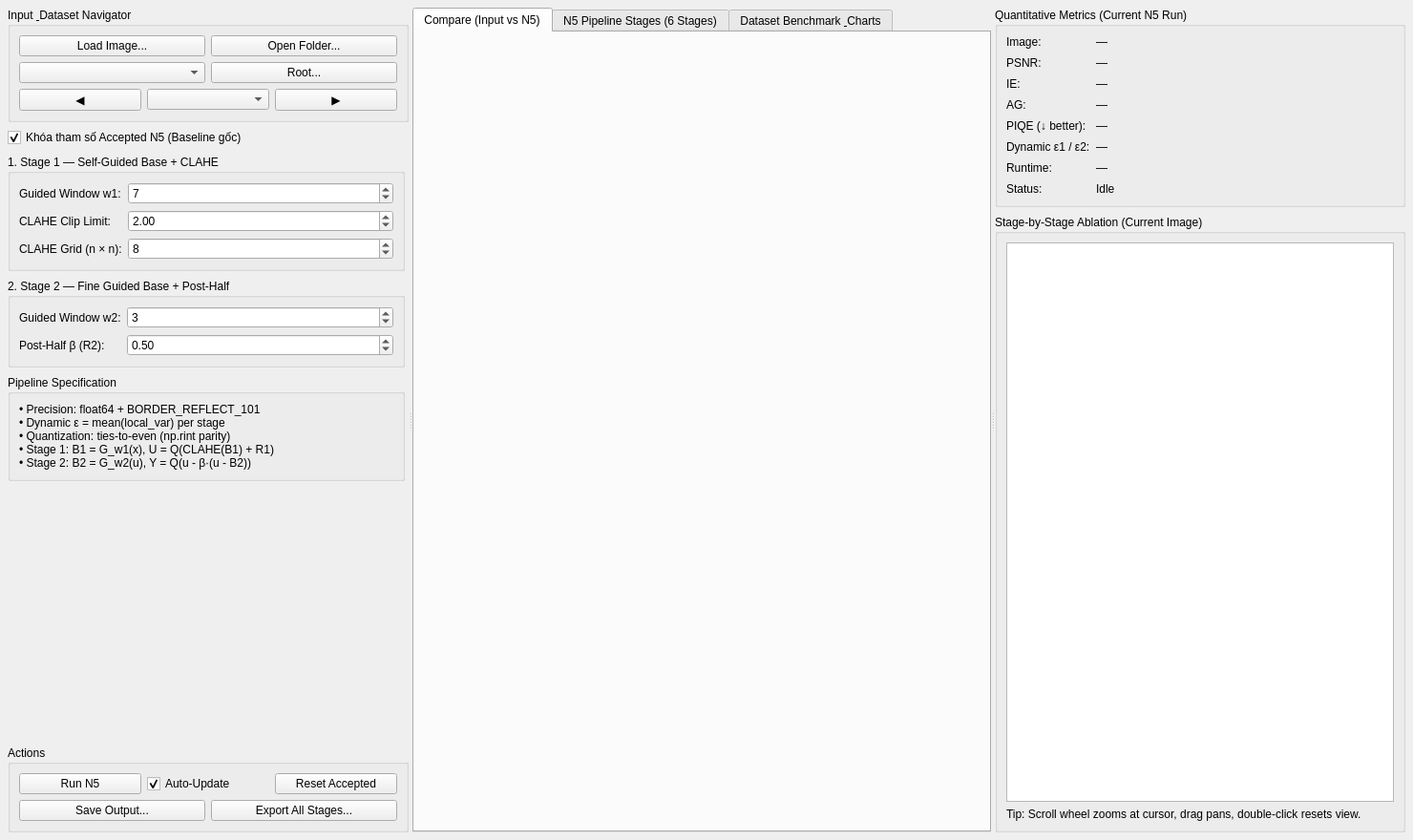
<?xml version="1.0" encoding="UTF-8"?>
<ui version="4.0">
 <class>N5Form</class>
 <widget class="QWidget" name="N5Form">
  <property name="geometry">
   <rect>
    <x>0</x>
    <y>0</y>
    <width>1480</width>
    <height>880</height>
   </rect>
  </property>
  <property name="minimumSize">
   <size>
    <width>1024</width>
    <height>660</height>
   </size>
  </property>
  <property name="windowTitle">
   <string>N5: Self-Guided CLAHE + Post-Half Thermal Enhancement</string>
  </property>
  <layout class="QVBoxLayout" name="rootLayout">
   <property name="spacing">
    <number>8</number>
   </property>
   <property name="leftMargin">
    <number>8</number>
   </property>
   <property name="topMargin">
    <number>8</number>
   </property>
   <property name="rightMargin">
    <number>8</number>
   </property>
   <property name="bottomMargin">
    <number>8</number>
   </property>
   <item>
    <widget class="QSplitter" name="mainSplitter">
     <property name="orientation">
      <enum>Qt::Orientation::Horizontal</enum>
     </property>
     <property name="childrenCollapsible">
      <bool>false</bool>
     </property>
     <widget class="QWidget" name="leftPanel" native="true">
      <property name="minimumSize">
       <size>
        <width>310</width>
        <height>0</height>
       </size>
      </property>
      <property name="maximumSize">
       <size>
        <width>420</width>
        <height>16777215</height>
       </size>
      </property>
      <layout class="QVBoxLayout" name="leftLayout">
       <property name="spacing">
        <number>6</number>
       </property>
       <property name="leftMargin">
        <number>0</number>
       </property>
       <property name="topMargin">
        <number>0</number>
       </property>
       <property name="rightMargin">
        <number>0</number>
       </property>
       <property name="bottomMargin">
        <number>0</number>
       </property>
       <item>
        <widget class="QGroupBox" name="grpInput">
         <property name="title">
          <string>Input &amp; Dataset Navigator</string>
         </property>
         <layout class="QVBoxLayout" name="inputLayout">
          <property name="spacing">
           <number>6</number>
          </property>
          <item>
           <layout class="QHBoxLayout" name="fileButtonsLayout">
            <item>
             <widget class="QPushButton" name="btnLoadImage">
              <property name="minimumHeight">
               <number>28</number>
              </property>
              <property name="text">
               <string>Load Image...</string>
              </property>
             </widget>
            </item>
            <item>
             <widget class="QPushButton" name="btnOpenFolder">
              <property name="minimumHeight">
               <number>28</number>
              </property>
              <property name="text">
               <string>Open Folder...</string>
              </property>
             </widget>
            </item>
           </layout>
          </item>
          <item>
           <layout class="QHBoxLayout" name="datasetRootLayout">
            <item>
             <widget class="QComboBox" name="comboDataset">
              <property name="minimumHeight">
               <number>26</number>
              </property>
              <property name="toolTip">
               <string>Select discovered dataset (Paper Samples, FLIR, LLVIP, MSRS, RoadScene)</string>
              </property>
             </widget>
            </item>
            <item>
             <widget class="QPushButton" name="btnSetRoot">
              <property name="maximumWidth">
               <number>72</number>
              </property>
              <property name="minimumHeight">
               <number>26</number>
              </property>
              <property name="toolTip">
               <string>Set dataset root folder (e.g. ~/QART_Datasets)</string>
              </property>
              <property name="text">
               <string>Root...</string>
              </property>
             </widget>
            </item>
           </layout>
          </item>
          <item>
           <layout class="QHBoxLayout" name="navLayout">
            <item>
             <widget class="QPushButton" name="btnPrev">
              <property name="maximumWidth">
               <number>34</number>
              </property>
              <property name="minimumHeight">
               <number>26</number>
              </property>
              <property name="toolTip">
               <string>Previous image (Left Arrow)</string>
              </property>
              <property name="text">
               <string>◀</string>
              </property>
             </widget>
            </item>
            <item>
             <widget class="QComboBox" name="comboScene">
              <property name="minimumHeight">
               <number>26</number>
              </property>
             </widget>
            </item>
            <item>
             <widget class="QPushButton" name="btnNext">
              <property name="maximumWidth">
               <number>34</number>
              </property>
              <property name="minimumHeight">
               <number>26</number>
              </property>
              <property name="toolTip">
               <string>Next image (Right Arrow)</string>
              </property>
              <property name="text">
               <string>▶</string>
              </property>
             </widget>
            </item>
           </layout>
          </item>
         </layout>
        </widget>
       </item>
       <item>
        <widget class="QScrollArea" name="paramScroll">
         <property name="frameShape">
          <enum>QFrame::Shape::NoFrame</enum>
         </property>
         <property name="verticalScrollBarPolicy">
          <enum>Qt::ScrollBarPolicy::ScrollBarAsNeeded</enum>
         </property>
         <property name="horizontalScrollBarPolicy">
          <enum>Qt::ScrollBarPolicy::ScrollBarAlwaysOff</enum>
         </property>
         <property name="widgetResizable">
          <bool>true</bool>
         </property>
         <widget class="QWidget" name="paramScrollContents">
          <property name="geometry">
           <rect>
            <x>0</x>
            <y>0</y>
            <width>330</width>
            <height>480</height>
           </rect>
          </property>
          <layout class="QVBoxLayout" name="paramLayout">
           <property name="spacing">
            <number>8</number>
           </property>
           <property name="leftMargin">
            <number>0</number>
           </property>
           <property name="topMargin">
            <number>0</number>
           </property>
           <property name="rightMargin">
            <number>4</number>
           </property>
           <property name="bottomMargin">
            <number>0</number>
           </property>
           <item>
            <widget class="QCheckBox" name="chkFreezeAccepted">
             <property name="toolTip">
              <string>Lock accepted N5 baseline parameters (w1=7, clip=2.0, grid=8, w2=3, postHalf=0.5)</string>
             </property>
             <property name="text">
              <string>Khóa tham số Accepted N5 (Baseline gốc)</string>
             </property>
             <property name="checked">
              <bool>true</bool>
             </property>
            </widget>
           </item>
           <item>
            <widget class="QGroupBox" name="grpStage1">
             <property name="title">
              <string>1. Stage 1 — Self-Guided Base + CLAHE</string>
             </property>
             <layout class="QFormLayout" name="stage1FormLayout">
              <item row="0" column="0">
               <widget class="QLabel" name="lblW1">
                <property name="text">
                 <string>Guided Window w1:</string>
                </property>
               </widget>
              </item>
              <item row="0" column="1">
               <widget class="QSpinBox" name="spinW1">
                <property name="minimumHeight">
                 <number>26</number>
                </property>
                <property name="minimum">
                 <number>1</number>
                </property>
                <property name="maximum">
                 <number>31</number>
                </property>
                <property name="singleStep">
                 <number>2</number>
                </property>
                <property name="value">
                 <number>7</number>
                </property>
               </widget>
              </item>
              <item row="1" column="0">
               <widget class="QLabel" name="lblClipLimit">
                <property name="text">
                 <string>CLAHE Clip Limit:</string>
                </property>
               </widget>
              </item>
              <item row="1" column="1">
               <widget class="QDoubleSpinBox" name="spinClipLimit">
                <property name="minimumHeight">
                 <number>26</number>
                </property>
                <property name="decimals">
                 <number>2</number>
                </property>
                <property name="minimum">
                 <double>0.100000000000000</double>
                </property>
                <property name="maximum">
                 <double>40.000000000000000</double>
                </property>
                <property name="singleStep">
                 <double>0.200000000000000</double>
                </property>
                <property name="value">
                 <double>2.000000000000000</double>
                </property>
               </widget>
              </item>
              <item row="2" column="0">
               <widget class="QLabel" name="lblTileGrid">
                <property name="text">
                 <string>CLAHE Grid (n × n):</string>
                </property>
               </widget>
              </item>
              <item row="2" column="1">
               <widget class="QSpinBox" name="spinTileGrid">
                <property name="minimumHeight">
                 <number>26</number>
                </property>
                <property name="minimum">
                 <number>1</number>
                </property>
                <property name="maximum">
                 <number>64</number>
                </property>
                <property name="value">
                 <number>8</number>
                </property>
               </widget>
              </item>
             </layout>
            </widget>
           </item>
           <item>
            <widget class="QGroupBox" name="grpStage2">
             <property name="title">
              <string>2. Stage 2 — Fine Guided Base + Post-Half</string>
             </property>
             <layout class="QFormLayout" name="stage2FormLayout">
              <item row="0" column="0">
               <widget class="QLabel" name="lblW2">
                <property name="text">
                 <string>Guided Window w2:</string>
                </property>
               </widget>
              </item>
              <item row="0" column="1">
               <widget class="QSpinBox" name="spinW2">
                <property name="minimumHeight">
                 <number>26</number>
                </property>
                <property name="minimum">
                 <number>1</number>
                </property>
                <property name="maximum">
                 <number>31</number>
                </property>
                <property name="singleStep">
                 <number>2</number>
                </property>
                <property name="value">
                 <number>3</number>
                </property>
               </widget>
              </item>
              <item row="1" column="0">
               <widget class="QLabel" name="lblPostHalf">
                <property name="text">
                 <string>Post-Half β (R2):</string>
                </property>
               </widget>
              </item>
              <item row="1" column="1">
               <widget class="QDoubleSpinBox" name="spinPostHalf">
                <property name="minimumHeight">
                 <number>26</number>
                </property>
                <property name="decimals">
                 <number>2</number>
                </property>
                <property name="minimum">
                 <double>0.000000000000000</double>
                </property>
                <property name="maximum">
                 <double>1.000000000000000</double>
                </property>
                <property name="singleStep">
                 <double>0.050000000000000</double>
                </property>
                <property name="value">
                 <double>0.500000000000000</double>
                </property>
               </widget>
              </item>
             </layout>
            </widget>
           </item>
           <item>
            <widget class="QGroupBox" name="grpN5Spec">
             <property name="title">
              <string>Pipeline Specification</string>
             </property>
             <layout class="QVBoxLayout" name="specLayout">
              <item>
               <widget class="QLabel" name="lblN5Note">
                <property name="text">
                 <string>• Precision: float64 + BORDER_REFLECT_101
• Dynamic ε = mean(local_var) per stage
• Quantization: ties-to-even (np.rint parity)
• Stage 1: B1 = G_w1(x), U = Q(CLAHE(B1) + R1)
• Stage 2: B2 = G_w2(u), Y = Q(u - β·(u - B2))</string>
                </property>
                <property name="wordWrap">
                 <bool>true</bool>
                </property>
               </widget>
              </item>
             </layout>
            </widget>
           </item>
           <item>
            <spacer name="paramSpacer">
             <property name="orientation">
              <enum>Qt::Orientation::Vertical</enum>
             </property>
             <property name="sizeHint" stdset="0">
              <size>
               <width>20</width>
               <height>10</height>
              </size>
             </property>
            </spacer>
           </item>
          </layout>
         </widget>
        </widget>
       </item>
       <item>
        <widget class="QGroupBox" name="grpActions">
         <property name="title">
          <string>Actions</string>
         </property>
         <layout class="QVBoxLayout" name="actionsLayout">
          <property name="spacing">
           <number>6</number>
          </property>
          <item>
           <layout class="QHBoxLayout" name="runAutoLayout">
            <item>
             <widget class="QPushButton" name="btnRun">
              <property name="minimumHeight">
               <number>30</number>
              </property>
              <property name="text">
               <string>Run N5</string>
              </property>
             </widget>
            </item>
            <item>
             <widget class="QCheckBox" name="chkAutoUpdate">
              <property name="text">
               <string>Auto-Update</string>
              </property>
              <property name="checked">
               <bool>true</bool>
              </property>
             </widget>
            </item>
            <item>
             <widget class="QPushButton" name="btnReset">
              <property name="minimumHeight">
               <number>30</number>
              </property>
              <property name="text">
               <string>Reset Accepted</string>
              </property>
             </widget>
            </item>
           </layout>
          </item>
          <item>
           <layout class="QHBoxLayout" name="exportLayout">
            <item>
             <widget class="QPushButton" name="btnSaveOutput">
              <property name="minimumHeight">
               <number>28</number>
              </property>
              <property name="text">
               <string>Save Output...</string>
              </property>
             </widget>
            </item>
            <item>
             <widget class="QPushButton" name="btnExportStages">
              <property name="minimumHeight">
               <number>28</number>
              </property>
              <property name="text">
               <string>Export All Stages...</string>
              </property>
             </widget>
            </item>
           </layout>
          </item>
         </layout>
        </widget>
       </item>
      </layout>
     </widget>
     <widget class="QTabWidget" name="viewerTabs">
      <property name="currentIndex">
       <number>0</number>
      </property>
      <widget class="QWidget" name="tabCompare">
       <attribute name="title">
        <string>Compare (Input vs N5)</string>
       </attribute>
       <layout class="QHBoxLayout" name="compareLayout">
        <property name="spacing">
         <number>6</number>
        </property>
        <item>
         <widget class="ImageCanvas" name="canvasInput" native="true"/>
        </item>
        <item>
         <widget class="ImageCanvas" name="canvasOutput" native="true"/>
        </item>
       </layout>
      </widget>
      <widget class="QWidget" name="tabStages">
       <attribute name="title">
        <string>N5 Pipeline Stages (6 Stages)</string>
       </attribute>
       <layout class="QGridLayout" name="stagesGridLayout">
        <property name="spacing">
         <number>6</number>
        </property>
        <item row="0" column="0">
         <widget class="ImageCanvas" name="canvasB1" native="true"/>
        </item>
        <item row="0" column="1">
         <widget class="ImageCanvas" name="canvasR1" native="true"/>
        </item>
        <item row="0" column="2">
         <widget class="ImageCanvas" name="canvasC" native="true"/>
        </item>
        <item row="1" column="0">
         <widget class="ImageCanvas" name="canvasU" native="true"/>
        </item>
        <item row="1" column="1">
         <widget class="ImageCanvas" name="canvasB2" native="true"/>
        </item>
        <item row="1" column="2">
         <widget class="ImageCanvas" name="canvasR2" native="true"/>
        </item>
       </layout>
      </widget>
      <widget class="QWidget" name="tabBenchmark">
       <attribute name="title">
        <string>Dataset Benchmark &amp; Charts</string>
       </attribute>
       <layout class="QVBoxLayout" name="benchmarkTabLayout">
        <property name="spacing">
         <number>0</number>
        </property>
        <property name="leftMargin">
         <number>0</number>
        </property>
        <property name="topMargin">
         <number>0</number>
        </property>
        <property name="rightMargin">
         <number>0</number>
        </property>
        <property name="bottomMargin">
         <number>0</number>
        </property>
        <item>
         <widget class="DatasetBenchmarkWidget" name="benchmarkWidget" native="true"/>
        </item>
       </layout>
      </widget>
     </widget>
     <widget class="QWidget" name="rightPanel" native="true">
      <property name="minimumSize">
       <size>
        <width>290</width>
        <height>0</height>
       </size>
      </property>
      <property name="maximumSize">
       <size>
        <width>430</width>
        <height>16777215</height>
       </size>
      </property>
      <layout class="QVBoxLayout" name="rightLayout">
       <property name="spacing">
        <number>8</number>
       </property>
       <property name="leftMargin">
        <number>0</number>
       </property>
       <property name="topMargin">
        <number>0</number>
       </property>
       <property name="rightMargin">
        <number>0</number>
       </property>
       <property name="bottomMargin">
        <number>0</number>
       </property>
       <item>
        <widget class="QGroupBox" name="grpMetrics">
         <property name="title">
          <string>Quantitative Metrics (Current N5 Run)</string>
         </property>
         <layout class="QFormLayout" name="metricsFormLayout">
          <property name="verticalSpacing">
           <number>8</number>
          </property>
          <item row="0" column="0">
           <widget class="QLabel" name="lblInfoKey">
            <property name="text">
             <string>Image:</string>
            </property>
           </widget>
          </item>
          <item row="0" column="1">
           <widget class="QLabel" name="lblImageInfo">
            <property name="text">
             <string>—</string>
            </property>
            <property name="wordWrap">
             <bool>true</bool>
            </property>
           </widget>
          </item>
          <item row="1" column="0">
           <widget class="QLabel" name="lblPsnrKey">
            <property name="text">
             <string>PSNR:</string>
            </property>
           </widget>
          </item>
          <item row="1" column="1">
           <widget class="QLabel" name="lblPsnrVal">
            <property name="text">
             <string>—</string>
            </property>
           </widget>
          </item>
          <item row="2" column="0">
           <widget class="QLabel" name="lblIeKey">
            <property name="text">
             <string>IE:</string>
            </property>
           </widget>
          </item>
          <item row="2" column="1">
           <widget class="QLabel" name="lblIeVal">
            <property name="text">
             <string>—</string>
            </property>
           </widget>
          </item>
          <item row="3" column="0">
           <widget class="QLabel" name="lblAgKey">
            <property name="text">
             <string>AG:</string>
            </property>
           </widget>
          </item>
          <item row="3" column="1">
           <widget class="QLabel" name="lblAgVal">
            <property name="text">
             <string>—</string>
            </property>
           </widget>
          </item>
          <item row="4" column="0">
           <widget class="QLabel" name="lblPiqeKey">
            <property name="text">
             <string>PIQE (↓ better):</string>
            </property>
           </widget>
          </item>
          <item row="4" column="1">
           <widget class="QLabel" name="lblPiqeVal">
            <property name="text">
             <string>—</string>
            </property>
           </widget>
          </item>
          <item row="5" column="0">
           <widget class="QLabel" name="lblRegKey">
            <property name="text">
             <string>Dynamic ε1 / ε2:</string>
            </property>
           </widget>
          </item>
          <item row="5" column="1">
           <widget class="QLabel" name="lblRegVal">
            <property name="text">
             <string>—</string>
            </property>
           </widget>
          </item>
          <item row="6" column="0">
           <widget class="QLabel" name="lblRuntimeKey">
            <property name="text">
             <string>Runtime:</string>
            </property>
           </widget>
          </item>
          <item row="6" column="1">
           <widget class="QLabel" name="lblRuntimeVal">
            <property name="text">
             <string>—</string>
            </property>
           </widget>
          </item>
          <item row="7" column="0">
           <widget class="QLabel" name="lblStatusKey">
            <property name="text">
             <string>Status:</string>
            </property>
           </widget>
          </item>
          <item row="7" column="1">
           <widget class="QLabel" name="lblStatusVal">
            <property name="text">
             <string>Idle</string>
            </property>
           </widget>
          </item>
         </layout>
        </widget>
       </item>
       <item>
        <widget class="QGroupBox" name="grpAblation">
         <property name="title">
          <string>Stage-by-Stage Ablation (Current Image)</string>
         </property>
         <layout class="QVBoxLayout" name="ablationLayout">
          <property name="spacing">
           <number>6</number>
          </property>
          <item>
           <widget class="QTableWidget" name="tblAblation">
            <property name="editTriggers">
             <set>QAbstractItemView::EditTrigger::NoEditTriggers</set>
            </property>
            <property name="selectionBehavior">
             <enum>QAbstractItemView::SelectionBehavior::SelectRows</enum>
            </property>
            <property name="selectionMode">
             <enum>QAbstractItemView::SelectionMode::SingleSelection</enum>
            </property>
            <property name="alternatingRowColors">
             <bool>true</bool>
            </property>
           </widget>
          </item>
          <item>
           <widget class="QLabel" name="lblBenchHint">
            <property name="text">
             <string>Tip: Scroll wheel zooms at cursor, drag pans, double-click resets view.</string>
            </property>
            <property name="wordWrap">
             <bool>true</bool>
            </property>
           </widget>
          </item>
         </layout>
        </widget>
       </item>
      </layout>
     </widget>
    </widget>
   </item>
  </layout>
 </widget>
 <customwidgets>
  <customwidget>
   <class>ImageCanvas</class>
   <extends>QWidget</extends>
   <header>ui/ImageCanvas.h</header>
   <container>1</container>
  </customwidget>
  <customwidget>
   <class>DatasetBenchmarkWidget</class>
   <extends>QWidget</extends>
   <header>ui/DatasetBenchmarkWidget.h</header>
   <container>1</container>
  </customwidget>
 </customwidgets>
 <resources/>
 <connections/>
</ui>
